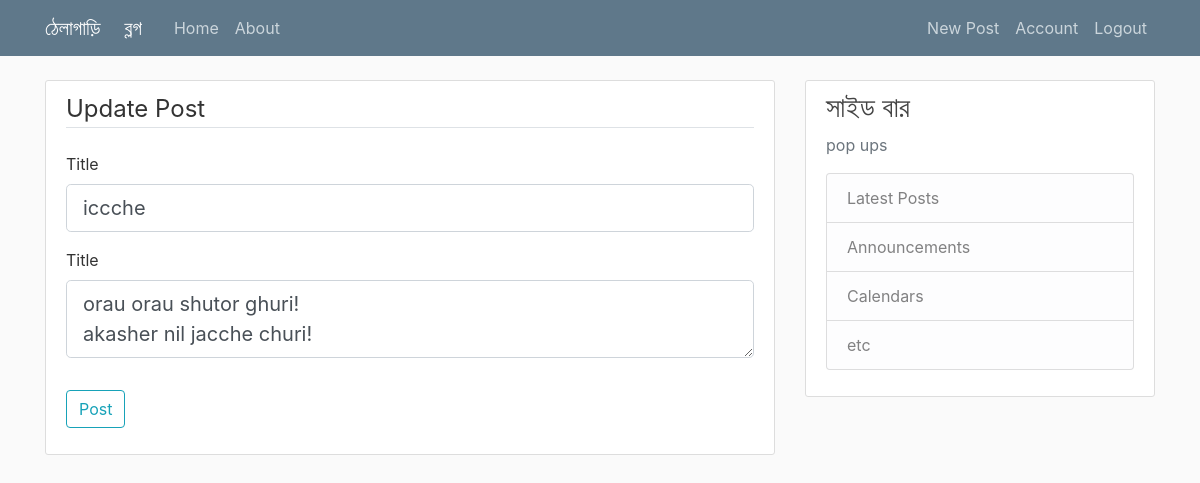
/post/3/update (signed in), run on the app's committed database.
### blog/models.py (models this page shows, shortened)
class Post(db.Model):
    id = db.Column(db.Integer, primary_key=True)
    title = db.Column(db.String(100), nullable=False)
    date_posted = db.Column(db.DateTime, nullable=False, default=datetime.utcnow)
    content = db.Column(db.Text, nullable=False)
    user_id = db.Column(db.Integer, db.ForeignKey('user.id'), nullable=False)

### blog/routes.py (the view)
@app.route('/post/<int:post_id>/update', methods=['GET', 'POST'])
@login_required
def update_post(post_id):
    post = Post.query.get_or_404(post_id)
    if post.author != current_user:
        abort(403)
    form = PostForm()
    if form.validate_on_submit():
        post.title = form.title.data
        post.content = form.content.data
        db.session.commit()
        flash('Your post has been updated!', 'success')
        return redirect(url_for('post', post_id=post.id))
    elif request.method == 'GET':
        form.title.data = post.title
        form.content.data = post.content
    return render_template('create_post.html', title='Update Post', form=form, legend='Update Post')

### blog/forms.py
class PostForm(FlaskForm):
    title = StringField('Title', validators=[DataRequired()])
    content = TextAreaField('Title', validators=[DataRequired()])
    submit = SubmitField('Post')

### blog/models.py (called while the page is built)
@login_manager.user_loader
def load_user(user_id):
    return User.query.get(int(user_id))

### blog/templates/create_post.html (shortened to what this page needs)
{% extends "layout.html" %}
{% block content %}
    <div class="content-section">
        <form method="POST" action="">
            <fieldset class="form-group">
                <legend class="border-bottom mb-4">{{ legend }}</legend>
                <div class="form-group">
                    {{ form.title.label(class="form-control-lalebl") }}
                    {% if form.title.errors %}
                        {{ form.title(class="form-control form-control-lg is-invalid") }}
                        <div class="invalid-feedback">
                            {% for error in form.title.errors %}
                                <span>{{ error }}</span>
                            {% endfor %}
                        </div>
                    {% else %}
                        {{ form.title(class="form-control form-control-lg") }}
                    {% endif %}
                </div>
                <div class="form-group">
                    {{ form.content.label(class="form-control-lalebl") }}
                    {% if form.content.errors %}
                        {{ form.content(class="form-control form-control-lg is-invalid") }}
                        <div class="invalid-feedback">
                            {% for error in form.content.errors %}
                                <span>{{ error }}</span>
                            {% endfor %}
                        </div>
                    {% else %}
                        {{ form.content(class="form-control form-control-lg") }}
                    {% endif %}
                </div>
            </fieldset>
            <div class="form-group">
                {{ form.submit(class="btn btn-outline-info") }}
            </div>
        </form>
    </div>
{% endblock content %}

### blog/static/main.css (style rules this page uses)
body { background: #fafafa; color: #333333; margin-top: 5rem; }
.content-section { background: #ffffff; padding: 10px 20px; border: 1px solid #dddddd; border-radius: 3px; margin-bottom: 20px; }

### data on the page
Post: title "iccche", content "orau orau shutor ghuri! akasher nil jacche churi!"

### other printed values
{{ legend }} "Update Post"
